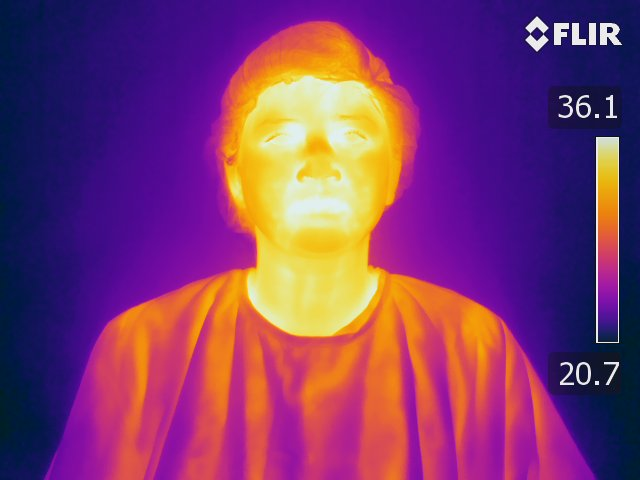
%> input picture database_for_multimodal_model/normal/T098/T098.jpg, 640 x 480 px; its folder holds only this picture in this run
$ octave Viola_Optical_IOU.m   (GNU Octave 9; MATLAB toolbox functions it lacks are replaced by stand-ins)
%> lines starting %> are read from the running program, lines starting %| are printed output that depends on the picture
    %% Main Code for Face Detection
close all
clear all
clc
%% Fetch the Index Numbers of the Malignant Patients
d = dir('D:\Work\ThermalOOC_Manashi\Normal'); % Reading Dir of the Specified Folder
%  d = dir('D:\Work\ThermalOOC_Manashi\Malignant'); % Reading Dir of the Specified Folder
%  d = dir('D:\Work\ThermalOOC_Manashi\NonMalignant'); % Reading Dir of the Specified Folder
isub = [d(:).isdir]; %# returns logical vector
nameFolds = {d(isub).name}';
nameFolds=nameFolds(3:end);
no_dir=numel(nameFolds);
%%
for folder_idx=1:no_dir
disp(nameFolds(folder_idx))
close all;
        I_F=imread(['D:\Work\ThermalOOC_Manashi\Normal\',nameFolds{folder_idx},'\Jpeg\',nameFolds{folder_idx},'.jpg']);
%> I_F is the input picture: size 480x640x3 uint8; mean R, G, B 126.2, 59.2, 108.2
%  I_F=imread(['D:\Work\ThermalOOC_Manashi\Malignant\',nameFolds{folder_idx},'\',nameFolds{folder_idx},'.jpg']);
%    I_F=imread(['D:\Work\ThermalOOC_Manashi\NonMalignant\',nameFolds{folder_idx},'\',nameFolds{folder_idx},'.jpg']);
  I_F=rgb2gray(I_F);
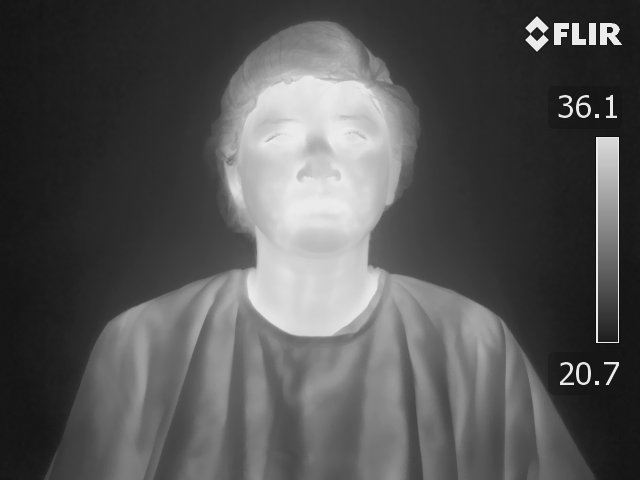
%> I_F: size 480x640 uint8; min 4, max 252, mean 84.8
    I_F=histeq(I_F);
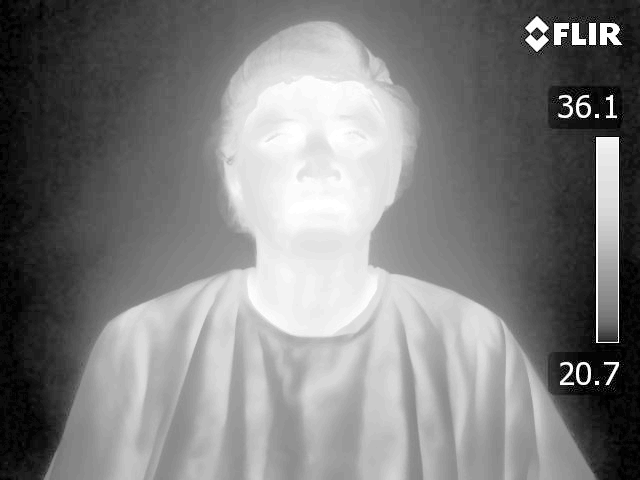
%> I_F: size 480x640 uint8; min 0, max 255, mean 126.8
faceDetector = vision.CascadeObjectDetector;
I = mat2gray(I_F);
bboxes = step(faceDetector, I);
%> bboxes = []
IFaces = insertObjectAnnotation(I, 'rectangle', bboxes, 'Face');
%> (the run ends here)
